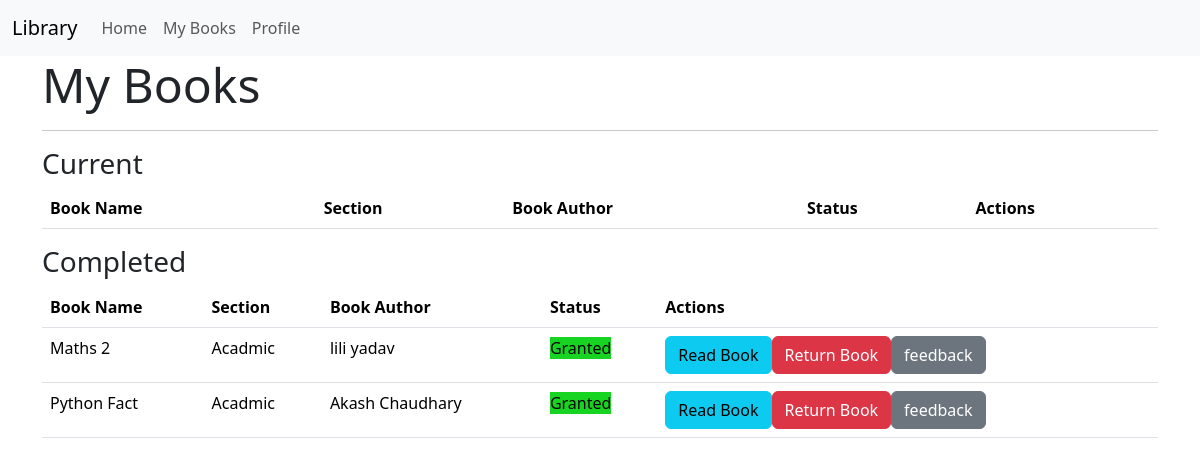
The page /mybook (signed in) on the database as committed earlier.
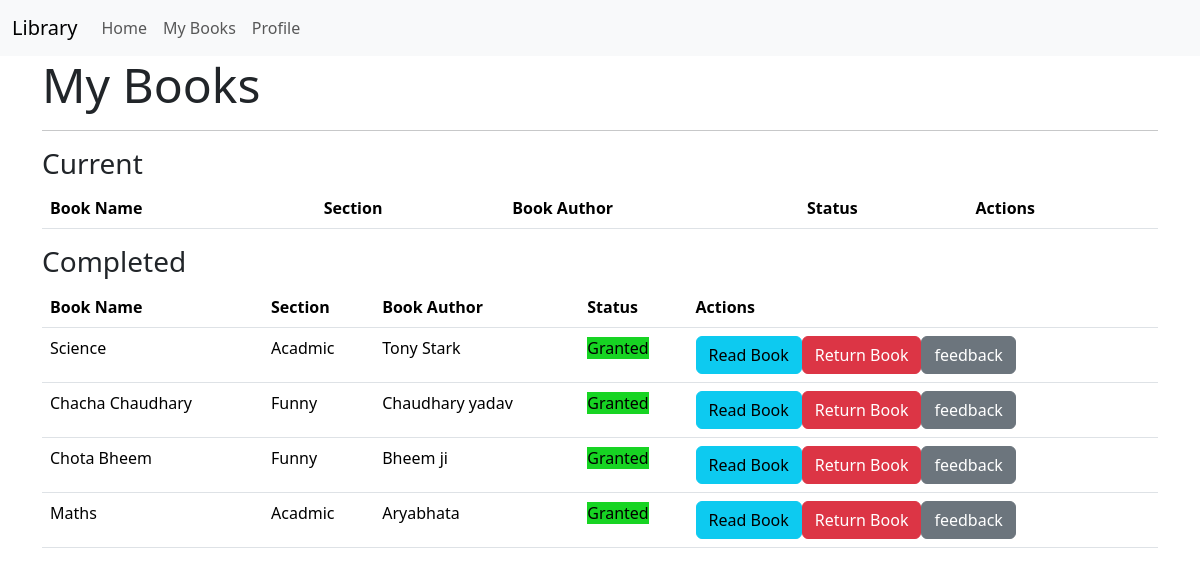
The same page on the database as committed later.
### models.py (models this page shows)
class BookRequest(db.Model):
    id = db.Column(db.Integer, primary_key=True)#
    user_id = db.Column(db.Integer, db.ForeignKey('user.id'), nullable=False)#
    book_id = db.Column(db.Integer, db.ForeignKey('book.id'), nullable=False)#
    request_date = db.Column(db.DateTime,default=datetime.utcnow)#
    requested_day=db.Column(db.Integer)#
    status=db.Column(db.String(30),default='Pending')#
    issued_date = db.Column(db.DateTime)
    return_date = db.Column(db.DateTime) # no need
    access_expiry = db.Column(db.DateTime)
    user = db.relationship('User', backref='bookrequest', lazy=True)

class Book(db.Model):
    id = db.Column(db.Integer, primary_key=True)#
    name = db.Column(db.String(64), nullable=False)#
    content = db.Column(db.Text)#
    authors = db.Column(db.String(255))#
    book_upload_date = db.Column(db.Date,default=datetime.utcnow)#
    book_rating = db.Column(db.Float)
    section_id = db.Column(db.Integer, db.ForeignKey('section.id'), nullable=False)#
    bookrequest = db.relationship('BookRequest', backref='book', lazy=True, cascade='all, delete-orphan')#
    feedback_records = db.relationship('Feedback', backref='', lazy=True, cascade='all, delete-orphan')

class Section(db.Model):
    id = db.Column(db.Integer, primary_key=True)#
    name = db.Column(db.String(32), unique=True)#
    date_created = db.Column(db.Date,default=datetime.utcnow)#
    description = db.Column(db.Text)#
    books = db.relationship('Book', backref='section', lazy=True,cascade='all, delete-orphan')

### routes.py (the view)
@app.route('/mybook')
@auth_required
def mybook():
    user = User.query.get(session['user_id'])
    mybooks = BookRequest.query.filter_by(user_id=session['user_id']).all()
    return render_template('mybook.html', mybooks=mybooks,user=user)

### routes.py (called while the page is built)
def auth_required(func):
    @wraps(func)
    def inner(*args, **kwargs):
        if 'user_id' in session:
            return func(*args, **kwargs)
        else:
            flash('Please login to continue')
            return redirect(url_for('login'))
    return inner

### templates/mybook.html (shortened to what this page needs)
{% extends 'layout.html' %}
{% block content %}
<h1 class="display-5">My Books</h1>
<hr>
<h3>Current</h3>
<table class="table">
    <thead>
        <tr>
            <th>Book Name</th>
            <th>Section</th>
            <th>Book Author</th>
            <th>Status</th>
            <th>Actions</th>
        </tr>
    </thead>
</table>
<h3>Completed</h3>
<table class="table">
    <thead>
        <tr>
            <th>Book Name</th>
            <th>Section</th>
            <th>Book Author</th>
            <th>Status</th>
            <th>Actions</th>
        </tr>
    </thead>
    <tbody>
        {% for mybook in mybooks %}
        {%if mybook.status == 'Granted'%}
        <tr>
            <td>{{mybook.book.name}}</td>
            <td>{{mybook.book.section.name}}</td>
            <td>{{mybook.book.authors}}</td>
            <td>
                <span style="background-color: rgb(23, 212, 35);">{{mybook.status}}</span>
            <td>
            <div class="btn-group">
                <form action="{{ url_for('mybook_read', book_request_id=mybook.id) }}" method="post">
                    <button type="submit" class="btn btn-info">Read Book</button>
                </form>
                <form action="{{ url_for('mybook_return',book_id = mybook.id)}}" method="post">
                    <button type="submit" class="btn btn-danger">Return Book</button>
                </form>
                <form action="{{url_for('myfeedback', book_id = mybook.id)}}">
                    <button type="submit" class="btn btn-secondary"> feedback </button>
                </form>
            </div>
            {% endif %}
            </td>
        </tr>
        {% endfor %}
</table>
{% endblock %}

Rows that differ between the two databases and show on the page:
no longer on this page (row edited): BookRequest: book.name "Maths 2", book.section.name "Acadmic", book.authors "lili yadav", status "Granted"
removed BookRequest: book.name "Python Fact", book.section.name "Acadmic", book.authors "Akash Chaudhary", status "Granted"
added BookRequest: book.name "Science", book.section.name "Acadmic", book.authors "Tony Stark", status "Granted"
added BookRequest: book.name "Chacha Chaudhary", book.section.name "Funny", book.authors "Chaudhary yadav", status "Granted"
added BookRequest: book.name "Chota Bheem", book.section.name "Funny", book.authors "Bheem ji", status "Granted"
now on this page (row edited): BookRequest: book.name "Maths", book.section.name "Acadmic", book.authors "Aryabhata", status "Granted"
